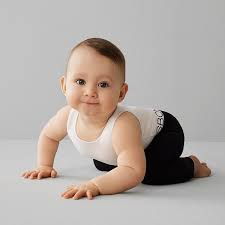
#> input picture 96131125_HW01/Images/Gaussian.jpeg, 225 x 225 px, found by its file name
$ python problem-3.py
#> lines starting #> are read from the running program, lines starting #| are printed output that depends on the picture
import numpy as np
import cv2 as cv
import matplotlib.pyplot as plt
from skimage.util import random_noise

# path of images
img_path = '.\\Images\\Gaussian.jpeg'

# read image form file
img = cv.imread(filename=img_path, flags=cv.IMREAD_GRAYSCALE)
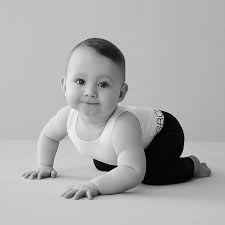
#> img: shape (225, 225); min 0, max 252, mean 172.7

# different standard deviations
stds = [0.01, 0.05, 0.1, 0.12, 0.15, 0.2, 0.6, 1.5]

# histograms
hists = []

# display image
fig = plt.figure(figsize=(10,10))
ax = plt.subplot(3, 3, 1)
ax.set_title("Input Image")
plt.imshow(img, cmap='gray')
plt.gca().axes.get_xaxis().set_visible(False)
plt.gca().axes.get_yaxis().set_visible(False)
# histogram
hists.append(cv.calcHist([img], [0], None, [256], [0, 256]))

for idx, std in enumerate(stds):
    # add gaussian noise
    new_img = random_noise(image=img, mode='gaussian', clip=True, mean=0, var=std**2)
    new_img = np.uint8(new_img * 255)
    ax = plt.subplot(3, 3, idx+2)
    ax.set_title("STD ({})".format(stds[idx]))
    plt.imshow(new_img, cmap='gray')
    plt.gca().axes.get_xaxis().set_visible(False)
    plt.gca().axes.get_yaxis().set_visible(False)
    # histogram
    #print(new_img)
    hists.append(cv.calcHist([new_img], [0], None, [256], [0, 256]))
    cv.imwrite('.\\noisy_images\\gaussain-{}.jpg'.format(idx), new_img)
#> this loop made 8 passes
#> pass 2, `new_img = random_noise(image=img, mode='gaussian', clip=True, mean=0, ..`:
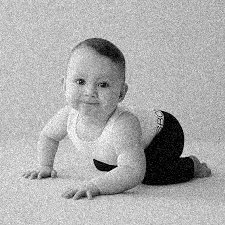
#> new_img: shape (225, 225) float64; min 0, max 1, mean 0.677
#> after the loop, hists = 9 items

# plot histograms
fig = plt.figure(figsize=(10, 10))
for idx, hist in enumerate(hists):
    ax = plt.subplot(3, 3, idx + 1)
    if idx != 0:
        ax.set_title("STD ({})".format(stds[idx-1]))
    else:
        ax.set_title("Input")
    plt.plot(hist)
#> this loop made 9 passes
    #plt.gca().axes.get_xaxis().set_visible(False)
    #plt.gca().axes.get_yaxis().set_visible(False)

plt.show()
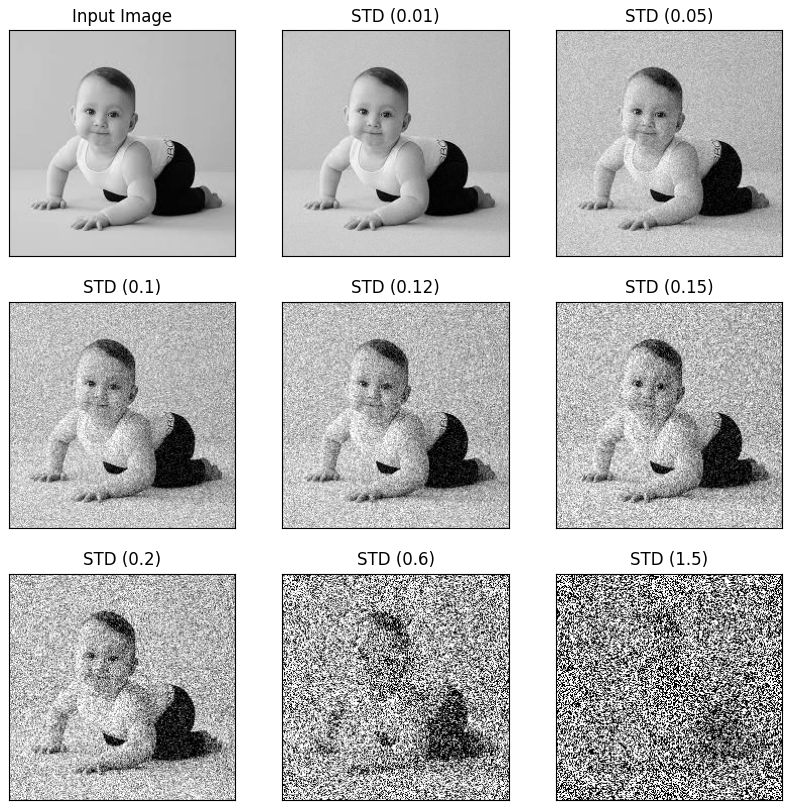
#> figure drawn by matplotlib, 9 panels
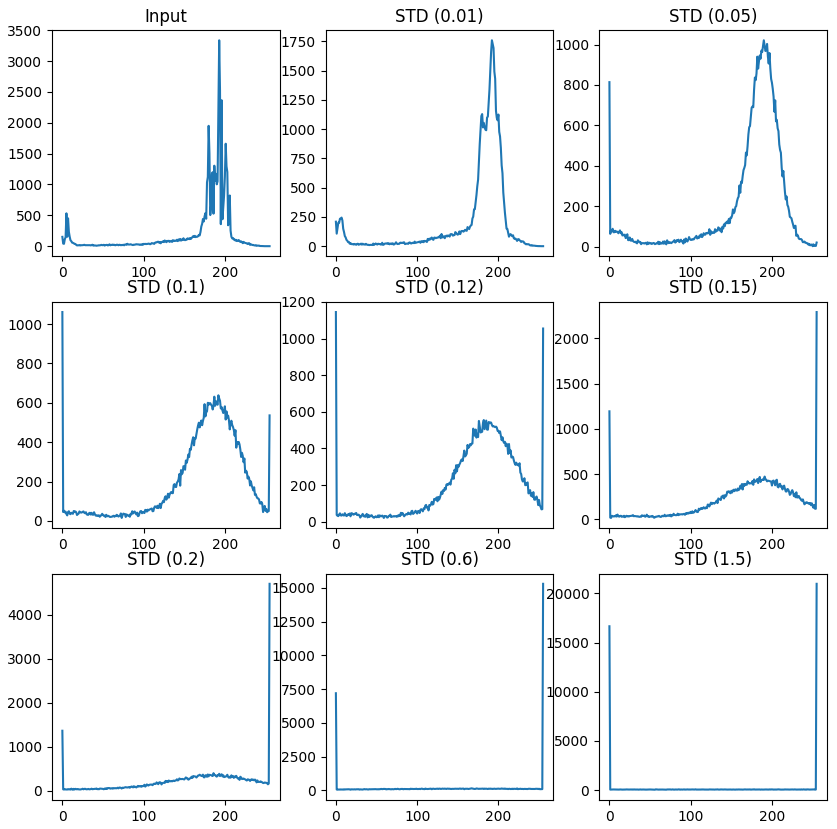
#> figure drawn by matplotlib, 9 panels; panel 1: curve peaks at x = 193, y = 3336; panel 2: curve peaks at x = 192, y = 1758; panel 3: curve peaks at x = 190, y = 1021; panel 4: curve peaks at x = 0, y = 1061

$ run again, with 96131125_HW01/Images/Cont1.jpg copied over 96131125_HW01/Images/Gaussian.jpeg
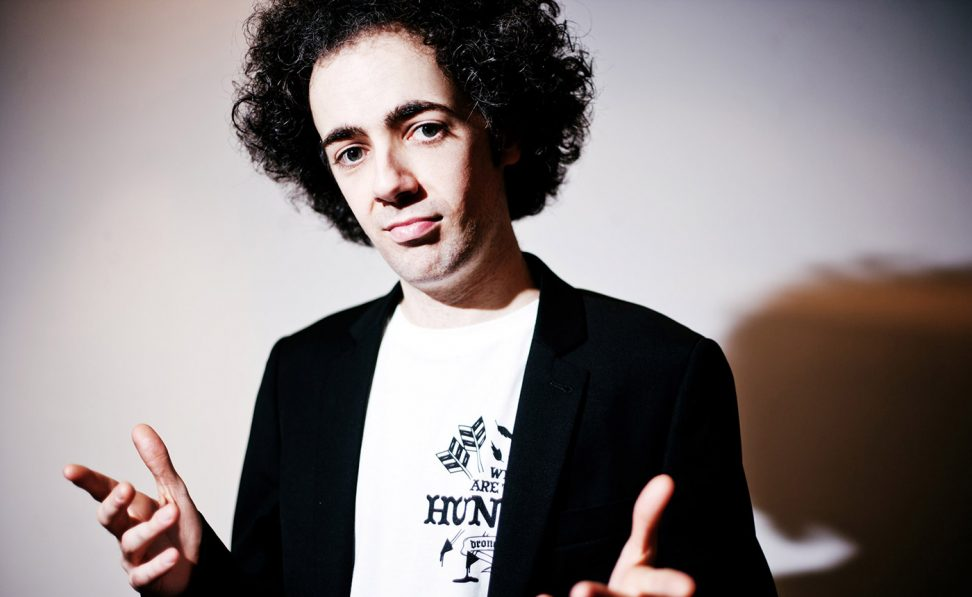
#> input picture 96131125_HW01/Images/Cont1.jpg, 972 x 597 px, found by its file name
#> `img = cv.imread(filename=img_path, flags=cv.IMREAD_GRAYSCALE)`:
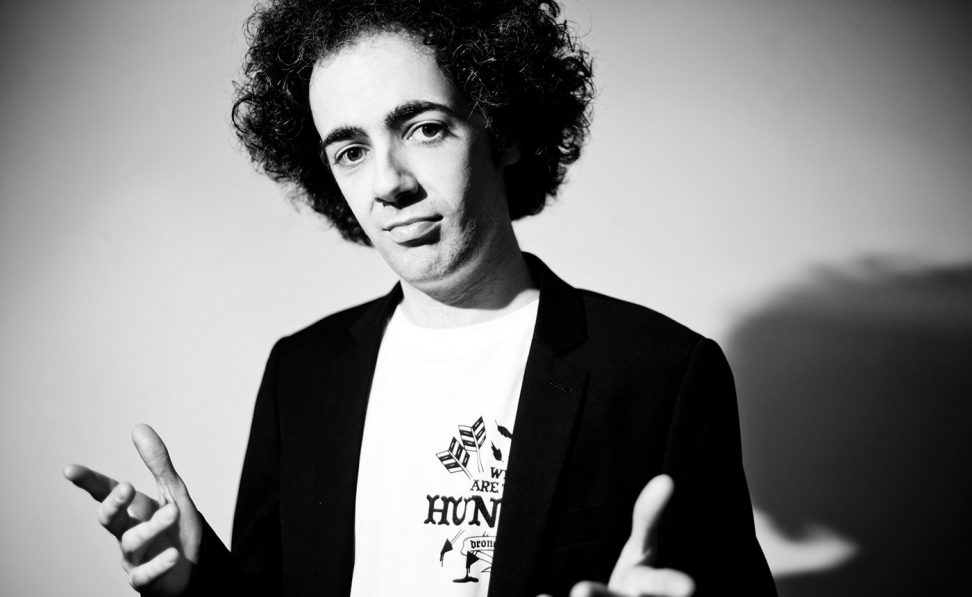
#> img: shape (597, 972); min 0, max 255, mean 126.1
#> after the loop `for idx, std in enumerate(stds):`: hists = 9 items
#> the loop `for idx, hist in enumerate(hists):` made 9 passes
